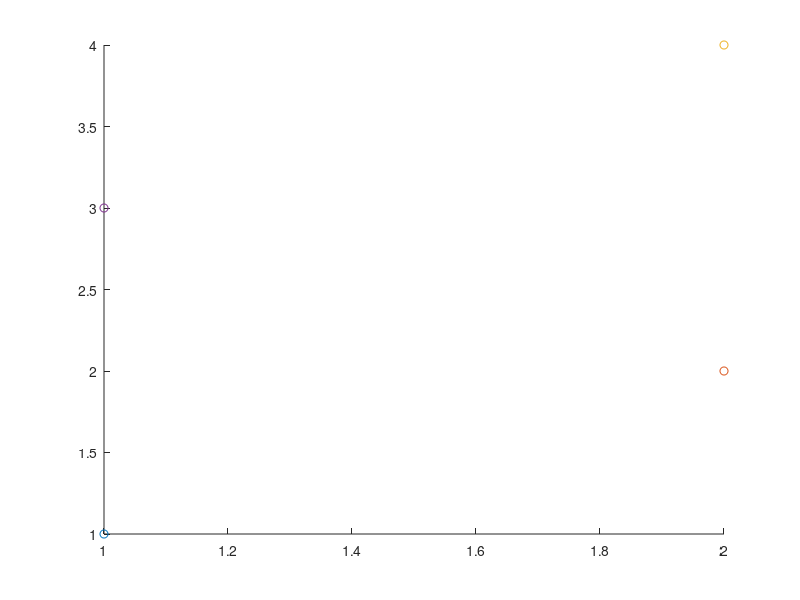

MATLAB code to generate this figure: (Note: this script raises an error after producing the figure.)
StartPosition = [ 1; 1];
InitialTangent = [ 2; 2];
EndPosition = [2;4];
EndTangent = [1;3];

scatter(StartPosition(1), StartPosition(2))
hold on;
scatter(InitialTangent(1), InitialTangent(2))
scatter(EndPosition(1), EndPosition(2))
scatter(EndTangent(1), EndTangent(2))


EndTime = 20; %sec %final time of the simulation
SamplingTime = 0.100; %sec %sampling time

MaxVelocity = 10; %maximal linear velocity of the car, m/s

ReferenceTrajectory = GenerateBezier(StartPosition,InitialTangent,EndTangent,EndPosition,SamplingTime,EndTime);
plot(ReferenceTrajectory(1,:),ReferenceTrajectory(2,:),'r','Linewidth',1.5)
csvwrite('referencetrajectory.csv', ReferenceTrajectory')

ReferenceInputs = GenerateReferenceInput(ReferenceTrajectory,SamplingTime);
csvwrite('referencenputs.csv', ReferenceInputs')



t = [0:SamplingTime:EndTime]
